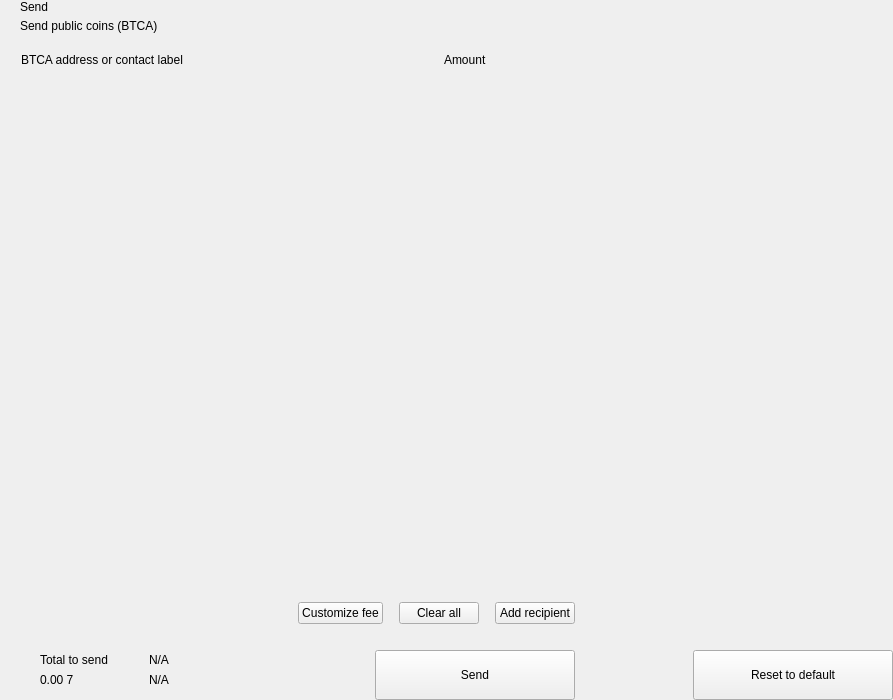
<?xml version="1.0" encoding="UTF-8"?>
<ui version="4.0">
 <class>send</class>
 <widget class="QWidget" name="send">
  <property name="geometry">
   <rect>
    <x>0</x>
    <y>0</y>
    <width>893</width>
    <height>700</height>
   </rect>
  </property>
  <property name="windowTitle">
   <string>Form</string>
  </property>
  <layout class="QHBoxLayout" name="horizontalLayout_2" stretch="2,1">
   <property name="spacing">
    <number>0</number>
   </property>
   <property name="leftMargin">
    <number>0</number>
   </property>
   <property name="topMargin">
    <number>0</number>
   </property>
   <property name="rightMargin">
    <number>0</number>
   </property>
   <property name="bottomMargin">
    <number>0</number>
   </property>
   <item>
    <widget class="QWidget" name="left" native="true">
     <layout class="QVBoxLayout" name="verticalLayout_3">
      <property name="spacing">
       <number>0</number>
      </property>
      <property name="leftMargin">
       <number>0</number>
      </property>
      <property name="topMargin">
       <number>0</number>
      </property>
      <property name="rightMargin">
       <number>0</number>
      </property>
      <property name="bottomMargin">
       <number>0</number>
      </property>
      <item>
       <layout class="QVBoxLayout" name="verticalLayout_22" stretch="0,0,0,1,0,0,0,0">
        <property name="spacing">
         <number>0</number>
        </property>
        <item>
         <layout class="QHBoxLayout" name="horizontalLayout_3">
          <property name="spacing">
           <number>0</number>
          </property>
          <property name="leftMargin">
           <number>20</number>
          </property>
          <property name="rightMargin">
           <number>20</number>
          </property>
          <item>
           <layout class="QVBoxLayout" name="verticalLayout">
            <property name="spacing">
             <number>5</number>
            </property>
            <item>
             <widget class="QLabel" name="labelTitle">
              <property name="text">
               <string>Send</string>
              </property>
              <property name="alignment">
               <set>Qt::AlignLeading|Qt::AlignLeft|Qt::AlignVCenter</set>
              </property>
             </widget>
            </item>
            <item>
             <widget class="QLabel" name="labelSubtitle1">
              <property name="text">
               <string>Send public coins (BTCA)</string>
              </property>
             </widget>
            </item>
           </layout>
          </item>
          <item>
           <spacer name="horizontalSpacer">
            <property name="orientation">
             <enum>Qt::Horizontal</enum>
            </property>
            <property name="sizeHint" stdset="0">
             <size>
              <width>40</width>
              <height>20</height>
             </size>
            </property>
           </spacer>
          </item>
         </layout>
        </item>
        <item>
         <spacer name="verticalSpacer_2">
          <property name="orientation">
           <enum>Qt::Vertical</enum>
          </property>
          <property name="sizeType">
           <enum>QSizePolicy::Fixed</enum>
          </property>
          <property name="sizeHint" stdset="0">
           <size>
            <width>20</width>
            <height>20</height>
           </size>
          </property>
         </spacer>
        </item>
        <item>
         <layout class="QHBoxLayout" name="horizontalLayout" stretch="6,0,2">
          <property name="spacing">
           <number>0</number>
          </property>
          <property name="leftMargin">
           <number>10</number>
          </property>
          <property name="topMargin">
           <number>0</number>
          </property>
          <property name="rightMargin">
           <number>20</number>
          </property>
          <property name="bottomMargin">
           <number>0</number>
          </property>
          <item>
           <widget class="QLabel" name="labelSubtitleAddress">
            <property name="styleSheet">
             <string notr="true">margin-left:8px;</string>
            </property>
            <property name="text">
             <string>BTCA address or contact label</string>
            </property>
           </widget>
          </item>
          <item>
           <spacer name="horizontalSpacer_3">
            <property name="orientation">
             <enum>Qt::Horizontal</enum>
            </property>
            <property name="sizeType">
             <enum>QSizePolicy::Fixed</enum>
            </property>
            <property name="sizeHint" stdset="0">
             <size>
              <width>40</width>
              <height>1</height>
             </size>
            </property>
           </spacer>
          </item>
          <item>
           <widget class="QLabel" name="labelSubtitleAmount">
            <property name="text">
             <string>Amount</string>
            </property>
           </widget>
          </item>
         </layout>
        </item>
        <item>
         <widget class="QScrollArea" name="scrollArea">
          <property name="minimumSize">
           <size>
            <width>0</width>
            <height>350</height>
           </size>
          </property>
          <property name="styleSheet">
           <string notr="true">#scrollArea {
            background:transparent;
            margin-top:10px;
}</string>
          </property>
          <property name="horizontalScrollBarPolicy">
           <enum>Qt::ScrollBarAlwaysOff</enum>
          </property>
          <property name="sizeAdjustPolicy">
           <enum>QAbstractScrollArea::AdjustIgnored</enum>
          </property>
          <property name="widgetResizable">
           <bool>true</bool>
          </property>
          <property name="alignment">
           <set>Qt::AlignLeading|Qt::AlignLeft|Qt::AlignTop</set>
          </property>
          <widget class="QWidget" name="scrollAreaWidgetContents">
           <property name="geometry">
            <rect>
             <x>0</x>
             <y>0</y>
             <width>591</width>
             <height>16</height>
            </rect>
           </property>
           <property name="sizePolicy">
            <sizepolicy hsizetype="Preferred" vsizetype="Maximum">
             <horstretch>0</horstretch>
             <verstretch>0</verstretch>
            </sizepolicy>
           </property>
           <property name="autoFillBackground">
            <bool>false</bool>
           </property>
           <property name="styleSheet">
            <string notr="true">#scrollAreaWidgetContents {
             background:transparent;
             }</string>
           </property>
           <layout class="QVBoxLayout" name="verticalLayout_7">
            <property name="spacing">
             <number>0</number>
            </property>
            <property name="sizeConstraint">
             <enum>QLayout::SetDefaultConstraint</enum>
            </property>
            <property name="leftMargin">
             <number>0</number>
            </property>
            <property name="topMargin">
             <number>0</number>
            </property>
            <property name="rightMargin">
             <number>0</number>
            </property>
            <property name="bottomMargin">
             <number>0</number>
            </property>
           </layout>
          </widget>
         </widget>
        </item>
        <item>
         <spacer name="verticalSpacer_4">
          <property name="orientation">
           <enum>Qt::Vertical</enum>
          </property>
          <property name="sizeType">
           <enum>QSizePolicy::Fixed</enum>
          </property>
          <property name="sizeHint" stdset="0">
           <size>
            <width>20</width>
            <height>20</height>
           </size>
          </property>
         </spacer>
        </item>
        <item>
         <layout class="QHBoxLayout" name="horizontalLayout_20">
          <property name="spacing">
           <number>6</number>
          </property>
          <property name="leftMargin">
           <number>20</number>
          </property>
          <property name="rightMargin">
           <number>20</number>
          </property>
          <item>
           <spacer name="horizontalSpacer_4">
            <property name="orientation">
             <enum>Qt::Horizontal</enum>
            </property>
            <property name="sizeHint" stdset="0">
             <size>
              <width>10</width>
              <height>20</height>
             </size>
            </property>
           </spacer>
          </item>
          <item>
           <widget class="QPushButton" name="pushButtonFee">
            <property name="focusPolicy">
             <enum>Qt::NoFocus</enum>
            </property>
            <property name="text">
             <string>Customize fee</string>
            </property>
           </widget>
          </item>
          <item>
           <spacer name="horizontalSpacer_11">
            <property name="orientation">
             <enum>Qt::Horizontal</enum>
            </property>
            <property name="sizeType">
             <enum>QSizePolicy::Minimum</enum>
            </property>
            <property name="sizeHint" stdset="0">
             <size>
              <width>10</width>
              <height>20</height>
             </size>
            </property>
           </spacer>
          </item>
          <item>
           <widget class="QPushButton" name="pushButtonClear">
            <property name="focusPolicy">
             <enum>Qt::NoFocus</enum>
            </property>
            <property name="layoutDirection">
             <enum>Qt::RightToLeft</enum>
            </property>
            <property name="text">
             <string>Clear all</string>
            </property>
           </widget>
          </item>
          <item>
           <spacer name="horizontalSpacer_6">
            <property name="orientation">
             <enum>Qt::Horizontal</enum>
            </property>
            <property name="sizeType">
             <enum>QSizePolicy::Fixed</enum>
            </property>
            <property name="sizeHint" stdset="0">
             <size>
              <width>10</width>
              <height>20</height>
             </size>
            </property>
           </spacer>
          </item>
          <item>
           <widget class="QPushButton" name="pushButtonAddRecipient">
            <property name="focusPolicy">
             <enum>Qt::NoFocus</enum>
            </property>
            <property name="text">
             <string>Add recipient</string>
            </property>
           </widget>
          </item>
         </layout>
        </item>
        <item>
         <spacer name="verticalSpacer">
          <property name="orientation">
           <enum>Qt::Vertical</enum>
          </property>
          <property name="sizeType">
           <enum>QSizePolicy::Fixed</enum>
          </property>
          <property name="sizeHint" stdset="0">
           <size>
            <width>20</width>
            <height>16</height>
           </size>
          </property>
         </spacer>
        </item>
        <item>
         <layout class="QHBoxLayout" name="horizontalLayout_7">
          <property name="rightMargin">
           <number>20</number>
          </property>
          <item>
           <layout class="QHBoxLayout" name="horizontalLayout_10">
            <property name="spacing">
             <number>0</number>
            </property>
            <property name="leftMargin">
             <number>8</number>
            </property>
            <item>
             <widget class="QStackedWidget" name="stackedWidget">
              <property name="minimumSize">
               <size>
                <width>0</width>
                <height>60</height>
               </size>
              </property>
              <property name="maximumSize">
               <size>
                <width>16777215</width>
                <height>60</height>
               </size>
              </property>
              <widget class="QWidget" name="page1">
               <layout class="QVBoxLayout" name="verticalLayout_71" stretch="0">
                <property name="spacing">
                 <number>6</number>
                </property>
                <property name="leftMargin">
                 <number>12</number>
                </property>
                <property name="topMargin">
                 <number>0</number>
                </property>
                <property name="rightMargin">
                 <number>0</number>
                </property>
                <property name="bottomMargin">
                 <number>0</number>
                </property>
                <item>
                 <widget class="QWidget" name="coinWidget" native="true">
                  <property name="minimumSize">
                   <size>
                    <width>0</width>
                    <height>60</height>
                   </size>
                  </property>
                  <property name="maximumSize">
                   <size>
                    <width>16777215</width>
                    <height>60</height>
                   </size>
                  </property>
                  <layout class="QHBoxLayout" name="horizontalLayout_9">
                   <property name="spacing">
                    <number>0</number>
                   </property>
                   <property name="leftMargin">
                    <number>20</number>
                   </property>
                   <property name="topMargin">
                    <number>10</number>
                   </property>
                   <property name="rightMargin">
                    <number>20</number>
                   </property>
                   <property name="bottomMargin">
                    <number>10</number>
                   </property>
                   <item>
                    <layout class="QVBoxLayout" name="verticalSend">
                     <property name="spacing">
                      <number>0</number>
                     </property>
                     <item>
                      <widget class="QLabel" name="labelTitleTotalSend">
                       <property name="text">
                        <string>Total to send</string>
                       </property>
                      </widget>
                     </item>
                     <item>
                      <widget class="QLabel" name="labelAmountSend">
                       <property name="text">
                        <string notr="true">0.00 7</string>
                       </property>
                      </widget>
                     </item>
                    </layout>
                   </item>
                   <item>
                    <spacer name="horizontalSpacer_9">
                     <property name="orientation">
                      <enum>Qt::Horizontal</enum>
                     </property>
                     <property name="sizeType">
                      <enum>QSizePolicy::Fixed</enum>
                     </property>
                     <property name="sizeHint" stdset="0">
                      <size>
                       <width>20</width>
                       <height>20</height>
                      </size>
                     </property>
                    </spacer>
                   </item>
                   <item>
                    <widget class="QLabel" name="labelLine">
                     <property name="minimumSize">
                      <size>
                       <width>1</width>
                       <height>0</height>
                      </size>
                     </property>
                     <property name="maximumSize">
                      <size>
                       <width>1</width>
                       <height>16777215</height>
                      </size>
                     </property>
                     <property name="text">
                      <string/>
                     </property>
                    </widget>
                   </item>
                   <item>
                    <spacer name="horizontalSpacer_10">
                     <property name="orientation">
                      <enum>Qt::Horizontal</enum>
                     </property>
                     <property name="sizeType">
                      <enum>QSizePolicy::Fixed</enum>
                     </property>
                     <property name="sizeHint" stdset="0">
                      <size>
                       <width>20</width>
                       <height>20</height>
                      </size>
                     </property>
                    </spacer>
                   </item>
                   <item>
                    <layout class="QVBoxLayout" name="verticalRemaining">
                     <property name="spacing">
                      <number>0</number>
                     </property>
                     <item>
                      <widget class="QLabel" name="labelTitleTotalRemaining">
                       <property name="text">
                        <string notr="true">N/A</string>
                       </property>
                      </widget>
                     </item>
                     <item>
                      <widget class="QLabel" name="labelAmountRemaining">
                       <property name="text">
                        <string notr="true">N/A</string>
                       </property>
                      </widget>
                     </item>
                    </layout>
                   </item>
                  </layout>
                 </widget>
                </item>
               </layout>
              </widget>
              <widget class="QWidget" name="page_2"/>
             </widget>
            </item>
           </layout>
          </item>
          <item>
           <spacer name="horizontalSpacer_5">
            <property name="orientation">
             <enum>Qt::Horizontal</enum>
            </property>
            <property name="sizeType">
             <enum>QSizePolicy::Expanding</enum>
            </property>
            <property name="sizeHint" stdset="0">
             <size>
              <width>40</width>
              <height>20</height>
             </size>
            </property>
           </spacer>
          </item>
          <item alignment="Qt::AlignBottom">
           <widget class="QPushButton" name="pushButtonSave">
            <property name="minimumSize">
             <size>
              <width>200</width>
              <height>50</height>
             </size>
            </property>
            <property name="maximumSize">
             <size>
              <width>200</width>
              <height>50</height>
             </size>
            </property>
            <property name="focusPolicy">
             <enum>Qt::NoFocus</enum>
            </property>
            <property name="text">
             <string>Send</string>
            </property>
           </widget>
          </item>
         </layout>
        </item>
       </layout>
      </item>
     </layout>
    </widget>
   </item>
   <item>
    <widget class="QWidget" name="right" native="true">
     <layout class="QVBoxLayout" name="verticalLayout_5">
      <property name="leftMargin">
       <number>0</number>
      </property>
      <property name="topMargin">
       <number>0</number>
      </property>
      <property name="rightMargin">
       <number>0</number>
      </property>
      <property name="bottomMargin">
       <number>0</number>
      </property>
      <item>
       <layout class="QVBoxLayout" name="verticalLayout_4">
        <property name="spacing">
         <number>6</number>
        </property>
        <item>
         <widget class="OptionButton" name="btnCoinControl" native="true">
          <property name="minimumSize">
           <size>
            <width>0</width>
            <height>50</height>
           </size>
          </property>
         </widget>
        </item>
        <item>
         <widget class="OptionButton" name="btnChangeAddress" native="true">
          <property name="minimumSize">
           <size>
            <width>0</width>
            <height>50</height>
           </size>
          </property>
         </widget>
        </item>
        <item>
         <widget class="OptionButton" name="btnUri" native="true">
          <property name="minimumSize">
           <size>
            <width>0</width>
            <height>50</height>
           </size>
          </property>
         </widget>
        </item>
        <item>
         <spacer name="verticalSpacer_5">
          <property name="orientation">
           <enum>Qt::Vertical</enum>
          </property>
          <property name="sizeHint" stdset="0">
           <size>
            <width>20</width>
            <height>40</height>
           </size>
          </property>
         </spacer>
        </item>
        <item>
         <layout class="QHBoxLayout" name="horizontalLayout_8">
          <item>
           <spacer name="horizontalSpacer_7">
            <property name="orientation">
             <enum>Qt::Horizontal</enum>
            </property>
            <property name="sizeHint" stdset="0">
             <size>
              <width>40</width>
              <height>20</height>
             </size>
            </property>
           </spacer>
          </item>
          <item>
           <widget class="QPushButton" name="pushButtonReset">
            <property name="minimumSize">
             <size>
              <width>200</width>
              <height>50</height>
             </size>
            </property>
            <property name="maximumSize">
             <size>
              <width>200</width>
              <height>50</height>
             </size>
            </property>
            <property name="focusPolicy">
             <enum>Qt::NoFocus</enum>
            </property>
            <property name="text">
             <string>Reset to default</string>
            </property>
           </widget>
          </item>
         </layout>
        </item>
       </layout>
      </item>
     </layout>
    </widget>
   </item>
  </layout>
 </widget>
 <customwidgets>
  <customwidget>
   <class>OptionButton</class>
   <extends>QWidget</extends>
   <header>qt/pivx/optionbutton.h</header>
   <container>1</container>
  </customwidget>
 </customwidgets>
 <resources/>
 <connections/>
</ui>
